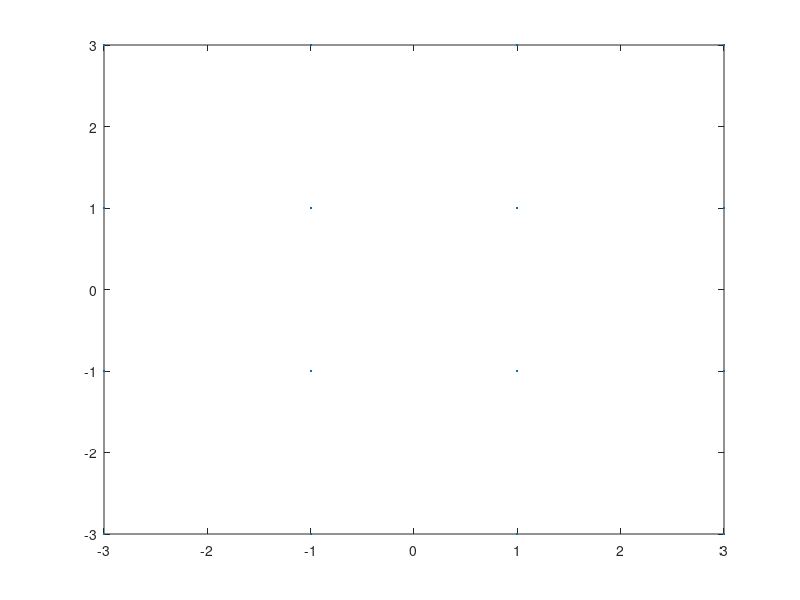

MATLAB code to generate this figure: (Note: this script raises an error after producing the figure.)
clc;
clear all;
close all;

theta = [-3-3.*j -3-j -3+j -3+3.*j;
    -1-3.*j -1-j -1+j -1+3.*j;
    1-3.*j 1-j 1+j 1+3.*j;
    3-3.*j 3-j 3+j 3+3.*j];
N = 4000; % Number of symbols.

% Generating integer numbers in the interval [1,16].
numbers = randi([1 16],1,N);

% Generating the signal and the start of the signal.
signal = theta(numbers);
signal(1) = 3 + j.*3;
signal(2) = 3 + j.*3;
signal(3) = 3 + j.*3;
signal(4) = 3 + j.*3;

%phi = pi./7; % The phase rotation.
phi=0;
signal_before_rotation = signal;

% The signal gets a constant phase rotation.
signal = signal.*exp(j.*phi);

% Rotating the signal by a complex number in order to generate noise
% that rotates the signal.
for i = 1:N
    phi_2 = 0.0.*randn(1,1) + 0.00*i^1;
    signal(i) = signal(i).*exp(j.*phi_2);
end
figure()
plot(signal,'.')

% Initialising constants, variables and vectors.
exact_value = (abs(3 + 1i.*3) + abs(3 + 1i.*1))./2;
first_start = 1;
phi_updated = 0;
theta_updated = 0;
theta_updated_2 = 0;
theta_updated_2_vec = zeros(1,N);
phi_updated_vec = zeros(1,N);
signal_corrected = zeros(1,N);

% Performing the phase synchronisation. The 4 first symbols are known (the
% absolute value is used) so that much rotation is used for these symbols
% and after that the rotation is possibly updated little in each
% iteration of the loop.
for i = 4:N
    if (abs(signal(i)) > exact_value && abs(signal(i - 1)) > exact_value && ...
            abs(signal(i - 2)) > exact_value && ...
            abs(signal(i - 3)) > exact_value && first_start == 1)
        start = 1;
        [signal_corrected(i - 3),phi_updated] = ...
            phase_synchronisation_sample(signal(i - 3),phi_updated,start);
        first_start = 0;
    else
        start = 0;
        [signal_corrected(i - 3),phi_updated,theta_updated,...
            theta_updated_2] = frequency_synchronisation_sample(...
            signal(i-3),phi_updated,theta_updated,theta_updated_2);
    end
    if (i == N)
        for j = 1:3
            [signal_corrected(N - 3 + j),phi_updated,theta_updated,theta_updated_2] = ...
                frequency_synchronisation_sample(signal(N - 3 + j),...
                phi_updated,theta_updated,theta_updated_2);
        end
    end
    theta_updated_2_vec(i) = theta_updated_2;
    phi_updated_vec(i) = phi_updated;
end

% % % Performing frequency synchronisation.
% for i = 1:N
%     [signal_corrected_2(i),phi_updated,theta_updated,theta_updated_2] ...
%         = frequency_synchronisation_sample(...
%         signal_corrected(i),phi_updated,theta_updated,theta_updated_2);
% end


% This loop is used in order to find the position of the symbol in the 
% theta matrix.
for i = 1:N
    for j = 1:4
        for k = 1:4
            distance(j,k) = abs(signal_corrected(i) - theta(j,k));
        end
    end
    [~,index_1] = min(min(distance,[],1));
    [~,index_2] = min(min(distance,[],2));
    
    signal_test(i) = theta(index_2,index_1);
end

errors = signal_test - signal_before_rotation;
errors_norm = norm(errors)

figure
plot(signal,'.')
hold on
%plot(signal_corrected,'r.')
hold on
plot(signal_corrected(1000:end), 'r.');

%plot(signal_corrected_2,'m.')
axis([-4 4 -4 4])
axis equal
figure
plot(theta_updated_2_vec)
title('Accumulated frequency phase correction');
figure
plot(phi_updated_vec)
hold on
plot(-phi.*ones(1,N),'r')
title('Phase offset per symbol');